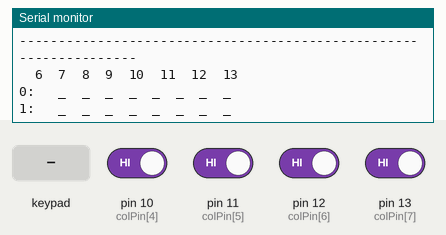
This sketch was run on a simulated Arduino Uno, built with avr-gcc and run on an emulated ATmega328P. On the bench: the last lines printed to the serial monitor. Wiring (inferred from the names in the program): 4×4 keypad with keys 1 2 3 A 4 5 6 B 7 8 9 C * 0 # D (labels assumed): rows pin 2, pin 3, pin 4, pin 5; columns pin 6, pin 7, pin 8, pin 9. Inputs (shaded band) come from the test bench; at power-on: pin 10 (colPin[4]), pin 11 (colPin[5]), pin 12 (colPin[6]), pin 13 (colPin[7]) HIGH.

Above: at 1.2 s.
1.3 s: pin 10 (colPin[4]) driven LOW
At 1.37 s:
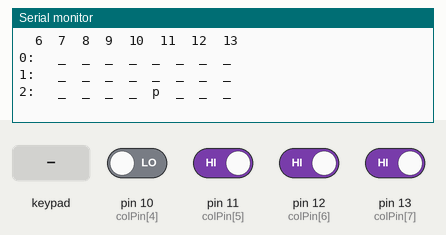
2.9 s: pin 11 (colPin[5]) driven LOW
At 3.0 s:
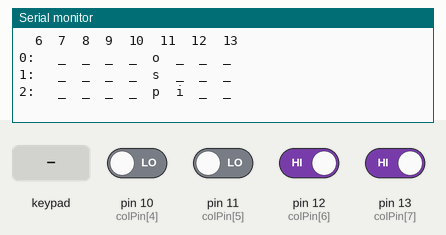
4.5 s: pin 12 (colPin[6]) driven LOW
At 4.64 s:
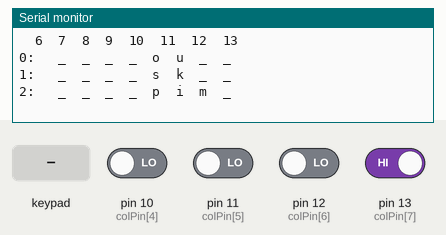
6.1 s: pin 13 (colPin[7]) driven LOW
At 6.27 s:
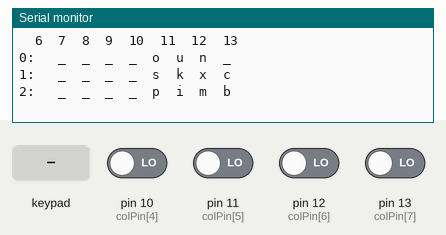
7.6 s: key '1' pressed
At 8.37 s:
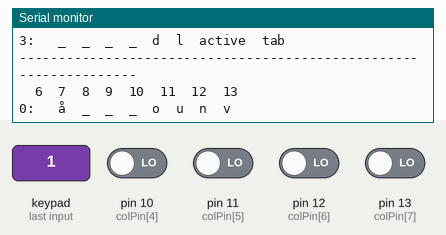
10.6 s: keypad keys 2 3 4 5 pressed 0.4 s apart
At 11.8 s:
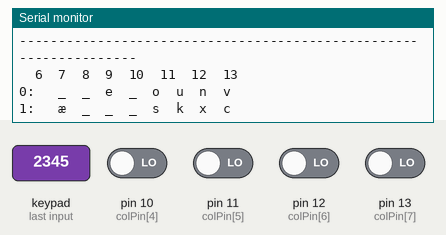
Timing chart, 0 to 13.6 s (numbered marks = the images above; inputs shaded):
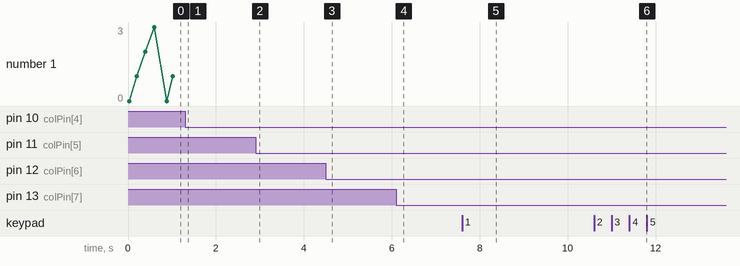

Measured:
- after the input at 6.1 s, the serial monitor: prints a new line at once (image 4)
- after the input at 7.6 s, the serial monitor: prints a new line after 0.64 s (image 5)
- after the input at 10.6 s, the serial monitor: prints a new line after 0.10 s (image 6)

The sketch:

typeWriterKeyboardTest.ino
```cpp
const int keyRows = 4;
const int keyCols = 8;

String keyCode[keyRows][keyCols] = {
  {"å", "q", "e", "t", "o", "u", "n", "v"},
  {"æ", "z", "f", "h", "s", "k", "x", "c"},
  {"¨", "w", "r", "y", "p", "i", "m", "b"},
  {"ø", "a", "g", "j", "d", "l", "active", "tab"},
};

int rowPin[keyRows] = {2, 3, 4, 5};
int colPin[keyCols] = {6, 7, 8, 9, 10, 11, 12, 13};

boolean lastState = HIGH;
int counter = 0;
void setup() {
  for (int i = 0; i < keyRows; i++) {
    pinMode(rowPin[i], OUTPUT);
    digitalWrite(rowPin[i], HIGH);
  }
  for (int i = 0; i < keyRows; i++) {
    pinMode(colPin[i], INPUT_PULLUP);
  }
  Serial.begin(9600);
}

void loop() {
  for (int j = 0; j < keyCols; j++) {
    Serial.print("\t");
    Serial.print(colPin[j]);
  }
  Serial.println();
  for (int i = 0; i < keyRows; i++) {
    digitalWrite(rowPin[i], LOW);
    Serial.print(i);
    Serial.print(": ");
    delay(100);
    for (int j = 0; j < keyCols; j++) {
      Serial.print("\t");
      if (digitalRead(colPin[j]) == LOW) {
        Serial.print(keyCode[i][j]);
      }
      else{
        Serial.print("_");
      }
      delay(12);
    }
    Serial.println();
    digitalWrite(rowPin[i], HIGH);
  }
  Serial.println("------------------------------------------------------------------\n");
}
```
